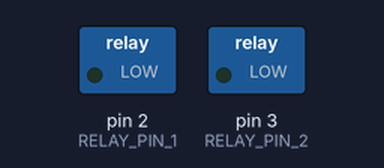
Bench run of a sketch on a simulated Arduino Uno, built with avr-gcc and run on an emulated ATmega328P. On the bench: switched loads named in the sketch (green lamp = pin HIGH).

Above: at 2.5 s.
At 7.5 s:
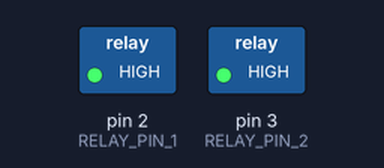
Timing chart, 0 to 13.0 s (numbered marks = the images above):
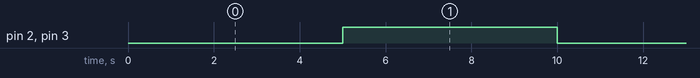

Measured:
- by itself, pin 2 (RELAY_PIN_1), pin 3 (RELAY_PIN_2): alternates HIGH for 5.0 s and LOW for 5.0 s

The sketch:

Gestion_aspi.ino
```cpp
// Définition des broches pour les relais
#define RELAY_PIN_1 2
#define RELAY_PIN_2 3

// Temporisation en millisecondes
#define DELAY_TIME 5000

void setup()
{
  // Initialisation des broches des relais en sortie
  pinMode(RELAY_PIN_1, OUTPUT);
  pinMode(RELAY_PIN_2, OUTPUT);

  // Initialisation des relais
  digitalWrite(RELAY_PIN_1, HIGH);
  digitalWrite(RELAY_PIN_2, HIGH);
}

void loop() {
  // Activation des relais
  digitalWrite(RELAY_PIN_1, LOW);
  digitalWrite(RELAY_PIN_2, LOW);

  // Attente de la temporisation
  delay(DELAY_TIME);

  // Désactivation des relais
  digitalWrite(RELAY_PIN_1, HIGH);
  digitalWrite(RELAY_PIN_2, HIGH);

  // Attente de la temporisation avant de recommencer
  delay(DELAY_TIME);
}
```
